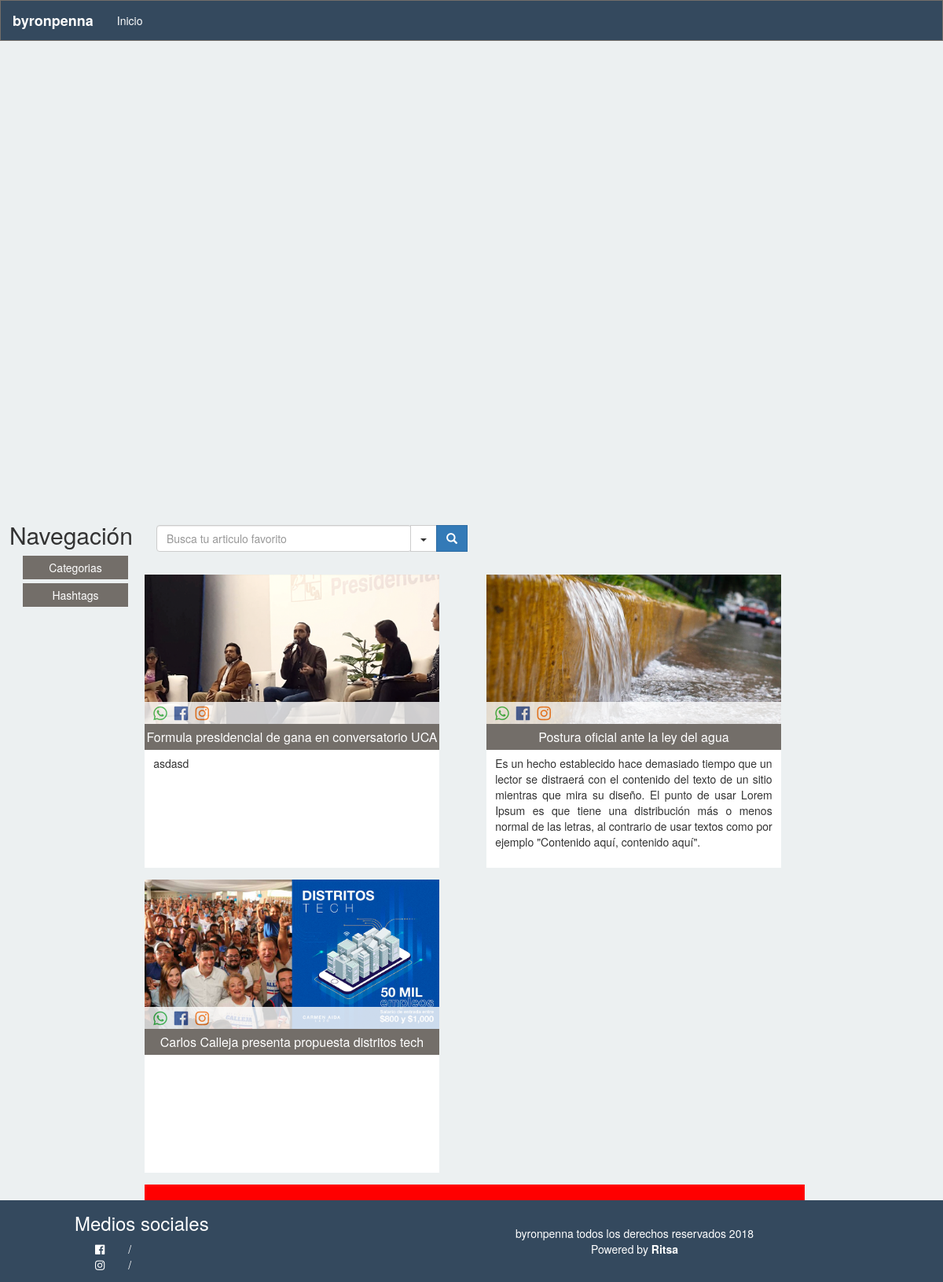
Page /index.php/tablero on the committed database.
### tables this page shows
CREATE TABLE `articulos` (
  `idArticulo` int(11) NOT NULL,
  `titulo` varchar(100) NOT NULL,
  `breveDescripcion` varchar(340) NOT NULL,
  `articulo` varchar(3000) NOT NULL,
  `categoria_fk` int(11) NOT NULL,
  `img_miniatura` varchar(600) NOT NULL,
  `usuarioCreador_fk` int(11) NOT NULL,
  `fechaCreacion` datetime NOT NULL,
  `fechaUltimaModificacion` datetime NOT NULL,
  `publicado` bit(1) NOT NULL DEFAULT b'0'
);

### application/controllers/Tablero.php (called while the page is built, shortened)
<?php
class Tablero extends PadreController
{
	function __construct()
	{
		$this->load->helper('form');
		$this->load->library('session');
		$this->load->model("controles/ControlArticulo");
	}
	function index(){
		$control = new ControlArticulo();
		$articulos = $control->obtenerUltimas();
		$data = array(
			'articulos' => $articulos );
		$this->load->view("Tablero/Index.php",$data);
	}
}

### index.php (called while the page is built, shortened)
<?php
require_once BASEPATH.'core/CodeIgniter.php';

### application/views/parts/header.php (called while the page is built, shortened)
<?php
    $this->load->view("parts/menu/principal.php");
?>

### application/models/controles/ControlArticulo.php (called while the page is built, shortened)
<?php
class ControlArticulo extends CI_Model
{
	public function obtenerUltimas(){
		$articulos = null;
		try {
			$articulos 	= array();
			$sql 		= "call sp_controlArticulo_ultimas()";
			$query 		= $this->db->query($sql);
			foreach ($query->result() as $key => $row) {
				$articulo = new Articulo();
				$articulo = $articulo->llenarByRow($row);
				array_push($articulos, $articulo);
			}
		}catch (Exception  $e) {
			return $e;
		}
		return $articulos;
	}
}

### application/models/entidades/Articulo.php (called while the page is built, shortened)
<?php
class Articulo extends CI_Model
{
	public function llenarByRow($row)
	{
		$articulo = null;
		try {
			$articulo = new Articulo();
			$articulo->_idArticulo			= $row->idArticulo;
			$articulo->_titulo 				= $row->titulo;
			$articulo->_breveDescripcion 	= $row->breveDescripcion;
			if (isset($row->articulo)){
				$articulo->_articulo 			= $row->articulo;
			}
			if (isset($row->publicado)){
				$articulo->_publicado 			= $row->publicado;
			}
		} catch (Exception $e) {
			$articulo = null;
		}
		return $articulo;
	}
}

### application/views/Tablero/Index.php (the view, shortened to what this page needs)
<!DOCTYPE html>
<html>
<head>
	<?php
		$this->load->view("parts/head.php");
	?>
	<link rel="stylesheet" type="text/css" href=<?php echo base_url("Content/css/paginas/tablero/index/style.css") ?> >
</head>
<body>
	<?php
		$this->load->view("parts/header.php");
	?>
	<video width="100%" autoplay class="videoBanner" loop>
  		<source  type="video/mp4" src=<?php echo base_url("Content/videos/Tablero/index/baner.mp4") ?>>
	</video>
	<div class="contenidoCuerpo">
		<div class="navegacion">
			<?php
				$this->load->view("parts/componentes/navegacion.php");
			?>
		</div>
		<div class="noticias">
			<div class="buscadorNoticias">
				<div class="col-lg-6">
					<div class="paddingNull col-lg-10">
					<input type="text" class="form-control txtBuscar" placeholder="Busca tu articulo favorito" />
	                </div>
	                <div class="paddingNull col-lg-2">
	                	<div class="input-group-btn">
	                    <div class="btn-group" role="group">
	                        <div class="dropdown dropdown-lg">
	                            <button type="button" class="btn btn-default dropdown-toggle" data-toggle="dropdown" aria-expanded="false"><span class="caret"></span></button>
	                        </div>
		                        <button type="button" class="btn btn-primary btnBuscarTablero">
		                        	<span class="glyphicon glyphicon-search" aria-hidden="true"></span>
		                        </button>
		                    </div>
		                </div>
		            </div>
				</div>
			</div>
			<div class="row contenidoVariasNoticia">
				<?php
					if(isset($articulos)){
						foreach ($articulos as $key => $articulo) {
				?>
					<div class="col-lg-6">
							<div class="container row noticia">
								<div class="contenidoImg">
									<div class="redesCompartir">
										<div class="iconosCompartir">
											<a href="#" class="aSocial">
												<i class="colorWA fab fa-whatsapp"></i>
											</a>
											<a href="#" class="aSocial">
												<i class="colorFB fab fa-facebook"></i>
											</a>
											<a href="#" class="aSocial">
												<i class="colorIG fab fa-instagram"></i>
											</a>
										</div>
									</div>
									<img class='imgNoticia' src=<?php echo base_url("Content/img/tablero/noticias/".$articulo->_idArticulo."/fondo.png") ?> >
								</div>
								<h4 class="tituloNoticia">
									<?php
										echo $articulo->_titulo;
									?>
								</h4>
								<div class="contenido">
									<?php
										echo $articulo->_breveDescripcion;
									?>
								</div>
							</div>
					</div>
				<?php
						}
					}
				?>
				</div>
				<div class="divAnucioNoticia" style="background: red;height: 20px;">
				</div>
			</div>
		</div>
	<?php
		$this->load->view("parts/footer.php");
	?>
</body>
</html>

### application/views/parts/head.php (shortened to what this page needs)
<link rel="stylesheet" type="text/css" href=<?php echo base_url("Content/css/terceros/bootstrap/css/bootstrap.min.css") ?> >
<link rel="stylesheet" href="//code.jquery.com/ui/1.12.1/themes/base/jquery-ui.css">
<link rel="stylesheet" type="text/css" href="//cdn.datatables.net/1.10.16/css/jquery.dataTables.min.css">
<link rel="stylesheet" type="text/css" href=<?php echo base_url("Content/terceros/chosen_v1.8.2/chosen.min.css") ?> >
<link rel="stylesheet" type="text/css" href=<?php echo base_url("Content/terceros/fontawesome-free-5.5.0-web/css/all.min.css") ?> >
<link rel="stylesheet" type="text/css" href=<?php echo base_url("Content/css/universales/style.css") ?> >
<link rel="stylesheet" type="text/css" href=<?php echo base_url("Content/css/universales/media.css") ?> >

### application/views/parts/menu/principal.php (shortened to what this page needs)
<nav class="navBarMenu navbar navbar-default navbar-static">
    <div class="navbar-header">
		<a class="navbar-brand textoLogoMenu" href="#">
			byronpenna
		</a>
	</div>
	<div class="collapse navbar-collapse js-navbar-collapse barraMenu">
		<ul class="nav navbar-nav">
			<li>
				<a class="dropdown-toggle textoBarraMenu" href=<?php echo site_url("welcome/test") ?> >
					Inicio
				</a>
			</li>
		</ul>
	</div>
</nav>

### application/views/parts/componentes/navegacion.php (shortened to what this page needs)
<h2>Navegación</h2>
<div class="row container parametroBusqueda">
	Categorias
</div>
<div class="row container parametroBusqueda">
	Hashtags
</div>

### application/views/parts/footer.php
<div class="row marginNull footer" >
	<div class="row container">
		<div class="col-lg-offset-1 col-lg-4 vcenter">
			<div class="row">
				<h3 class="tituloMediosSocialesFooter">Medios sociales</h3>
				<div class="row">
					<div class="col-lg-2 iconoRedSocial">
						<i class="fab fa-facebook"></i>
					</div>
					<div class="col-lg-10">
						<a href="#" class="linkRedSocialFooter">
							/
						</a>
					</div>
				</div>
				<div class="row">
					<div class="col-lg-2 iconoRedSocial">
						<i class="fab fa-instagram"></i>
					</div>
					<div class="col-lg-10">
						<a href="#" class="linkRedSocialFooter">
							/
						</a>
					</div>
				</div>
			</div>
		</div><div class="col-lg-7 vcenter" >
			<div class="row" style="text-align: center">
				byronpenna todos los derechos reservados 2018
				<br>
				Powered by <a href="http://www.ritsasv.com/" style="color: white; font-weight: bold;" target="_blank">Ritsa</a>
				<br>
			</div>
		</div>
	</div>
</div>

### Content/css/universales/style.css (style rules this page uses)
.barraMenu { background: #34495e; }
.textoLogoMenu { color: white !important; font-weight: bold; }
.textoBarraMenu { color: white !important; }
.marginNull { margin: 0; }
.navBarMenu { margin-bottom: 0; background: #736E69; border-color: #736E69; border-radius: 0; }
.videoBanner { margin-top: -1%; }
.footer { background: #34495e; padding-top: 1%; padding-bottom: 1%; bottom: 0; width: 100%; color: white; }
.tituloMediosSocialesFooter { margin-top: 1%; }
.iconoRedSocial { text-align: right; }
.vcenter { display: inline-block; vertical-align: middle; float: none; }
.linkRedSocialFooter,.linkRedSocialFooter:visited { color: white; }
.colorWA { color:#38BD4A; }
.colorFB { color: #3A5BA0; }
.colorIG { color: #FA7A20; }
.input-group-btn .btn-group { display: flex !important; }
.btn-group .btn { border-radius: 0; margin-left: -1px; }
.btn-group .btn:last-child { border-top-right-radius: 4px; border-bottom-right-radius: 4px; }
@media screen and (min-width: 768px) { .dropdown.dropdown-lg { position: static !important; } }

### Content/css/paginas/tablero/index/style.css (style rules this page uses)
.noticia { width: 100%; margin-bottom: 1%; cursor: pointer; }
body { background: #ecf0f1; }
.contenidoImg { position: relative; }
.noticia .contenido { background: white; padding-top: 2%; height: 150px; margin-bottom: 3%; text-align: justify; padding-left: 3%; padding-right: 3%; }
.redesCompartir { position: absolute; width: 100%; bottom: 0; background: white; opacity: 0.8; font-size: 15pt; padding-left: 3%; }
.navegacion { width: 15%; display: inline-block; vertical-align: top; padding-left: 1%; padding-bottom: 2%; }
.parametroBusqueda,.contenidoParametro { width: 80%; margin-left: auto; margin-right: auto; text-align: center; padding-top: 3%; padding-bottom: 3%; color: white; cursor:pointer; }
.parametroBusqueda { background: #736E69; margin-top: 3%; }
.noticias { width: 70%; display: inline-block; padding-top: 2%; }
.imgNoticia { width: 100%; }
.footer { position: static; }
.tituloNoticia { margin-top: 0; margin-bottom: 0; background: #736E69; color: white; font-size: 12pt; padding-top: 2%; padding-bottom: 2%; text-align: center; }
.aSocial { margin-right: 1%; }
.buscadorNoticias { display: inline-block; }
.paddingNull { padding: 0; }
.buscadorNoticias { margin-bottom: 3%; }
.divAnucioNoticia { width: 100%; }

### rows in the picture
articulos: shows a picture, titulo "Formula presidencial de gana en conversatorio UCA", breveDescripcion "asdasd"
articulos: shows a picture, titulo "Postura oficial ante la ley del agua", breveDescripcion "Es un hecho establecido hace demasiado tiempo que un lector se distraerá con el contenido del texto de un sitio mientras que mira su diseño. El punto de usar Lorem Ipsum es que tiene una distribución más o menos normal de las letras, al contrario de usar textos como por ejemplo \"Contenido aquí, contenido aquí\"."
articulos: shows a picture, titulo "Carlos Calleja presenta propuesta distritos tech"
